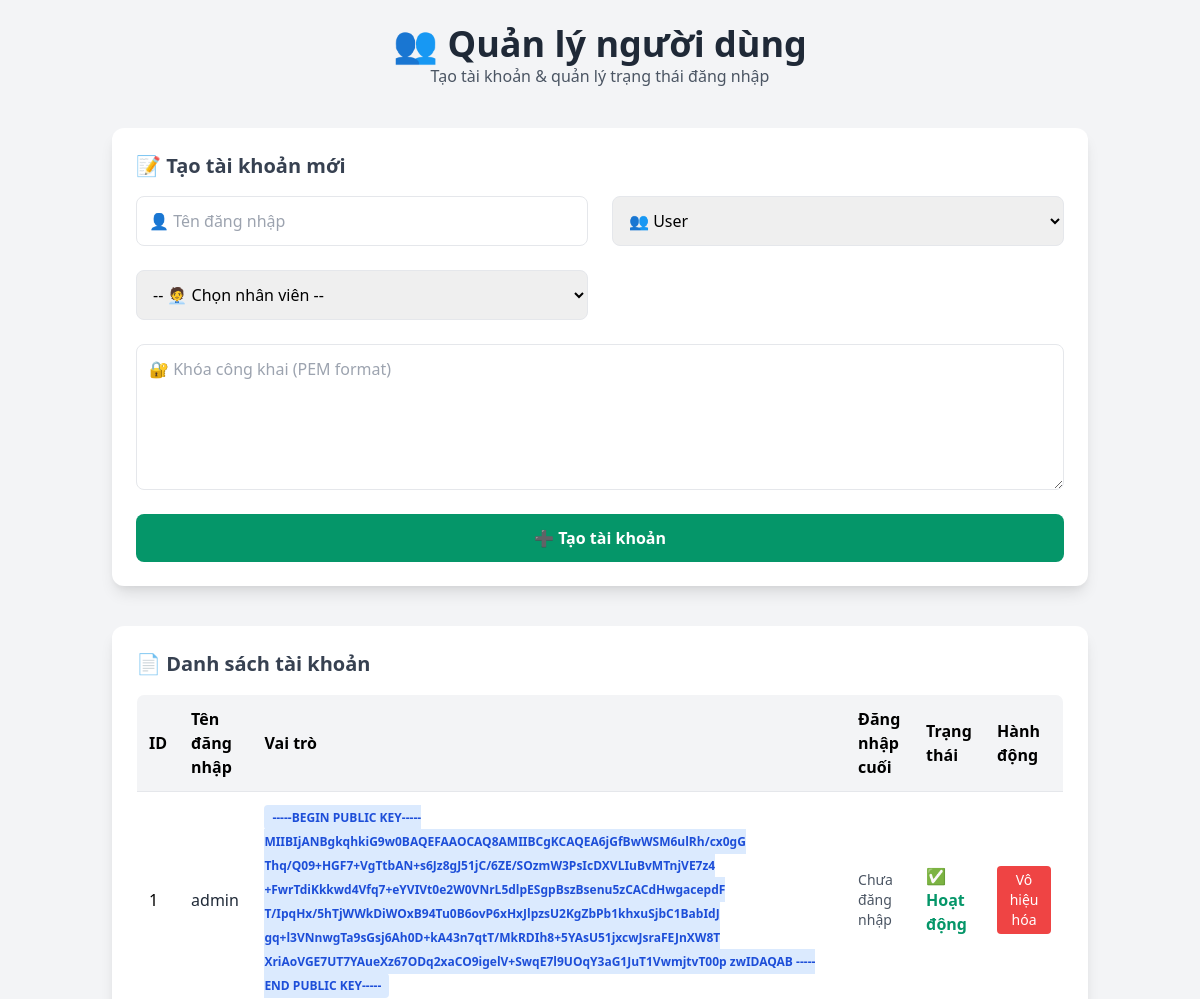
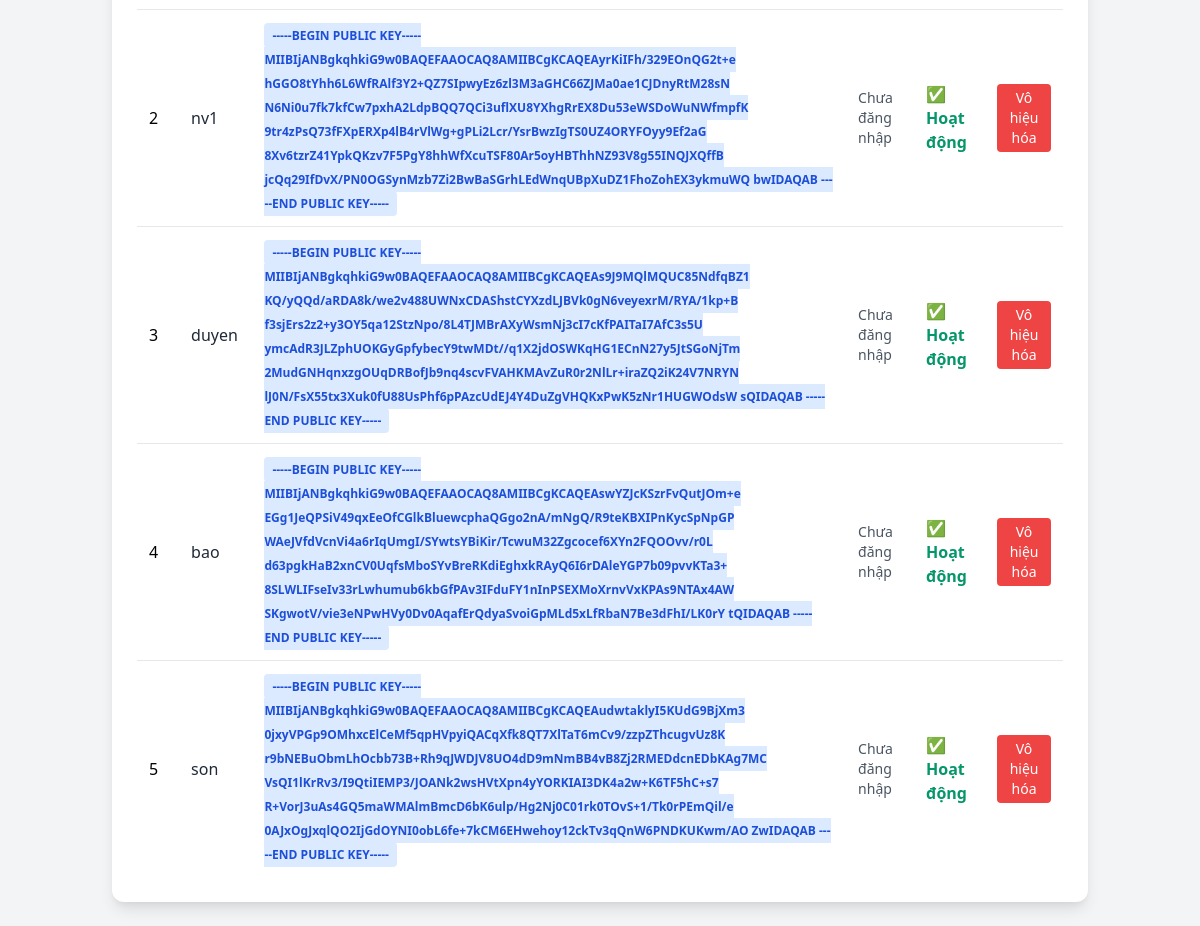
The page /user_management (signed in) on the database as committed earlier (2 pictures, top to bottom).
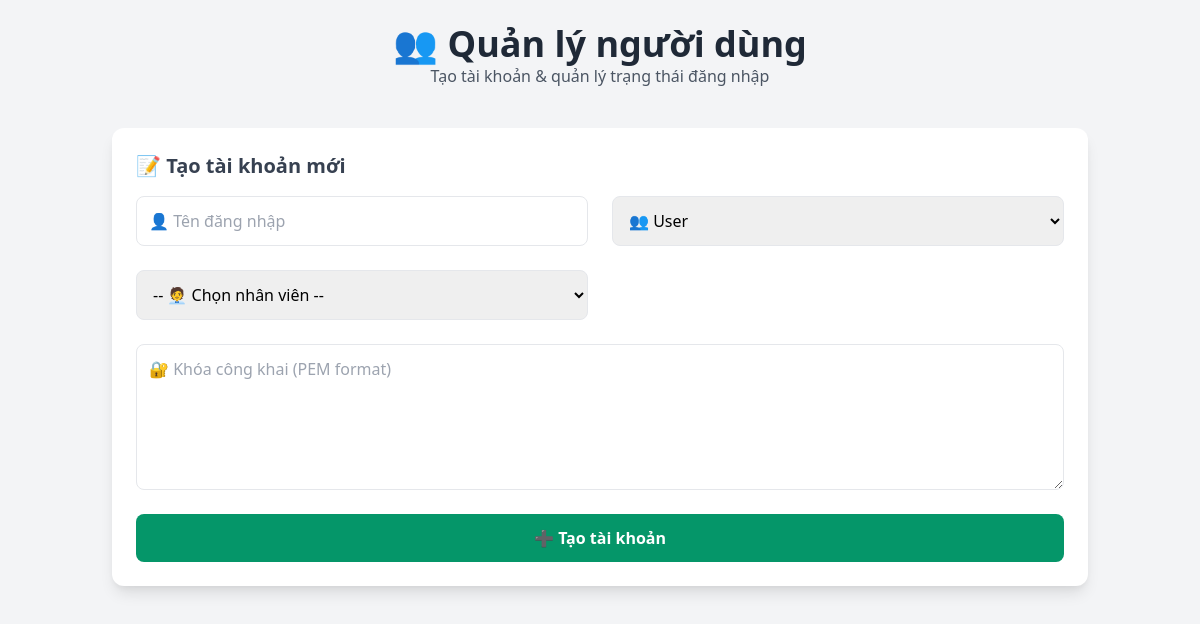
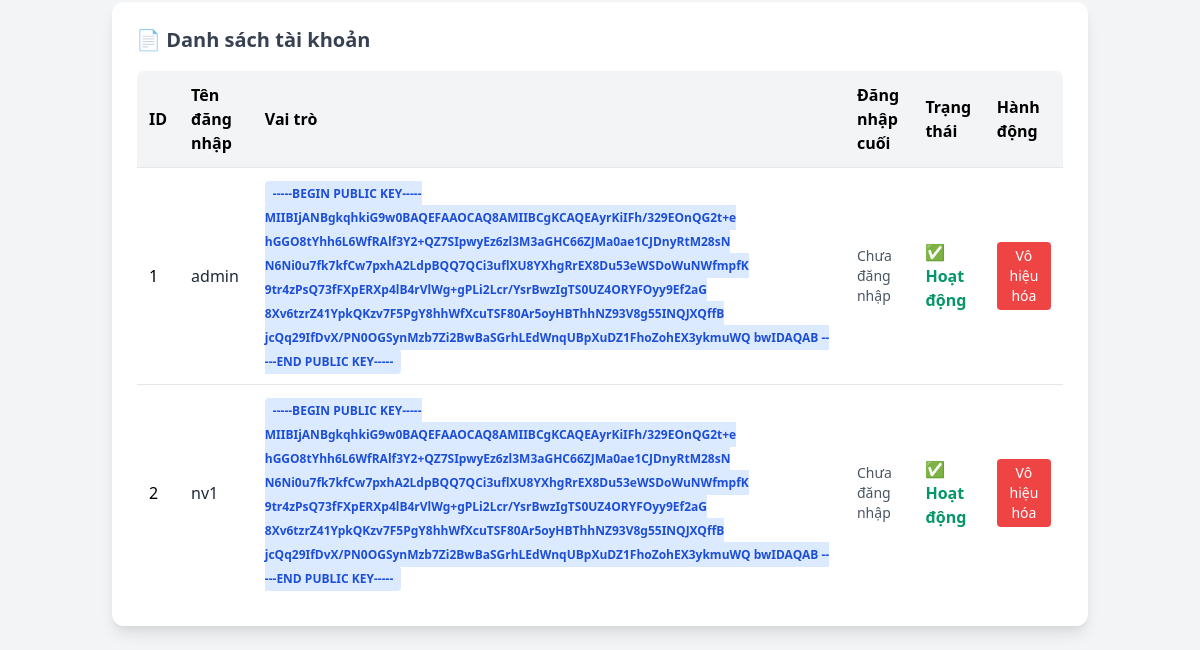
The same page on the database as committed later (2 pictures, top to bottom).
### tables this page shows
CREATE TABLE users (
            id INTEGER PRIMARY KEY,
            username TEXT UNIQUE,
            public_key TEXT,
            role TEXT DEFAULT 'user',
            last_login TIMESTAMP,
            is_active BOOLEAN DEFAULT 1,
            employee_id INTEGER,
            FOREIGN KEY (employee_id) REFERENCES employees(id)
        );

### app.py (the view)
    def decorated_function(*args, **kwargs):
        if 'user_id' not in session or session.get('role') != 'admin':
            flash('Bạn không có quyền truy cập trang này', 'error')
            return redirect(url_for('index'))
        return f(*args, **kwargs)

### app.py (called while the page is built)
def admin_required(f):
    def decorated_function(*args, **kwargs):
        if 'user_id' not in session or session.get('role') != 'admin':
            flash('Bạn không có quyền truy cập trang này', 'error')
            return redirect(url_for('index'))
        return f(*args, **kwargs)
    decorated_function.__name__ = f.__name__
    return decorated_function

@app.route('/user_management')
@admin_required
def user_manager():
    conn = sqlite3.connect('payroll.db')
    c = conn.cursor()
    c.execute("SELECT id, name FROM employees")
    employees = c.fetchall()
    c.execute("SELECT * FROM users")
    users = c.fetchall()
    conn.close()
    return render_template('user_management.html', users=users, employees=employees)

### templates/user_management.html (shortened to what this page needs)
<!DOCTYPE html>
<html lang="vi">
<head>
  <link href="https://cdn.jsdelivr.net/npm/tailwindcss@2.2.19/dist/tailwind.min.css" rel="stylesheet"/>
</head>
<body class="bg-gray-100 min-h-screen">
  <div class="container mx-auto p-6">
    <div class="text-center mb-10">
      <h1 class="text-4xl font-bold text-gray-800">👥 Quản lý người dùng</h1>
      <p class="text-gray-600">Tạo tài khoản & quản lý trạng thái đăng nhập</p>
    </div>
    <div class="bg-white p-6 rounded-xl shadow-lg mb-10">
      <h2 class="text-xl font-semibold text-gray-700 mb-4">📝 Tạo tài khoản mới</h2>
      <form id="create-user-form" class="grid grid-cols-1 md:grid-cols-2 gap-6">
        <input type="text" name="username" placeholder="👤 Tên đăng nhập" required class="p-3 border rounded-lg"/>
        <select name="role" class="p-3 border rounded-lg" required>
          <option value="user">👥 User</option>
        </select>
        <select name="employee_id" class="p-3 border rounded-lg" required>
          <option value="">-- 🧑‍💼 Chọn nhân viên --</option>
        </select>
        <textarea name="public_key" placeholder="🔐 Khóa công khai (PEM format)" rows="5" class="p-3 border rounded-lg md:col-span-2" required></textarea>
        <button type="submit" class="bg-green-600 hover:bg-green-700 text-white font-semibold py-3 px-6 rounded-lg transition md:col-span-2">
          ➕ Tạo tài khoản
        </button>
      </form>
    </div>
    <div class="bg-white p-6 rounded-xl shadow-lg">
      <h2 class="text-xl font-semibold text-gray-700 mb-4">📄 Danh sách tài khoản</h2>
      <div class="overflow-x-auto">
        <table class="min-w-full table-auto border border-gray-200 rounded-lg overflow-hidden">
          <thead class="bg-gray-100">
            <tr>
              <th class="p-3 text-left">ID</th>
              <th class="p-3 text-left">Tên đăng nhập</th>
              <th class="p-3 text-left">Vai trò</th>
              <th class="p-3 text-left">Đăng nhập cuối</th>
              <th class="p-3 text-left">Trạng thái</th>
              <th class="p-3 text-left">Hành động</th>
            </tr>
          </thead>
          <tbody class="bg-white">
            {% for user in users %}
              <tr class="border-t hover:bg-gray-50">
                <td class="p-3">{{ user[0] }}</td>
                <td class="p-3 font-medium text-gray-800">{{ user[1] }}</td>
                <td class="p-3">
                  <span class="px-2 py-1 rounded text-xs font-semibold
                    {% if user[2] == 'admin' %}bg-red-100 text-red-700{% else %}bg-blue-100 text-blue-700{% endif %}">
                    {{ user[2] }}
                  </span>
                </td>
                <td class="p-3 text-sm text-gray-600">{{ user[4] or 'Chưa đăng nhập' }}</td>
                <td class="p-3">
                  {% if user[5] %}
                    <span class="text-green-600 font-semibold">✅ Hoạt động</span>
                  {% else %}
                    <span class="text-red-600 font-semibold">❌ Vô hiệu</span>
                  {% endif %}
                </td>
                <td class="p-3">
                  {% if user[5] %}
                    <button onclick="deactivateUser({{ user[0] }})"
                      class="bg-red-500 hover:bg-red-600 text-white px-3 py-1 rounded text-sm transition">
                      Vô hiệu hóa
                    </button>
                  {% endif %}
                </td>
              </tr>
            {% endfor %}
          </tbody>
        </table>
      </div>
    </div>
  </div>
</body>
</html>

Rows that differ between the two databases and show on the page:
removed users: id "3", username "duyen", public_key "-----BEGIN PUBLIC KEY----- MIIBIjANBgkqhkiG9w0BAQEFAAOCAQ8AMIIBCgKCAQEAs9J9MQlMQUC85NdfqBZ1 KQ/yQQd/aRDA8k/we2v488UWNxCDAShstCYXzdLJBVk0gN6veyexrM/RYA/1kp+B f3sjErs2z2+y3OY5qa12StzNpo/8L4TJMBrAXyWsmNj3cI7cKfPAITaI7AfC3s5U ymcAdR3JLZphUOKGyGpfybecY9twMDt//q1X2jdOSWKqHG1ECnN27y5JtSGoNjTm 2MudGNHqnxzgOUqDRBofJb9nq4scvFVAHKMAvZuR0r2NlLr+iraZQ2iK24V7NRYN lJ0N/FsX55tx3Xuk0fU88UsPhf6pPAzcUdEJ4Y4DuZgVHQKxPwK5zNr1HUGWOdsW sQIDAQAB -----END PUBLIC KEY-----", user "Chưa đăng nhập", is_active "✅ Hoạt động"
removed users: id "4", username "bao", public_key "-----BEGIN PUBLIC KEY----- MIIBIjANBgkqhkiG9w0BAQEFAAOCAQ8AMIIBCgKCAQEAswYZJcKSzrFvQutJOm+e EGg1JeQPSiV49qxEeOfCGlkBluewcphaQGgo2nA/mNgQ/R9teKBXIPnKycSpNpGP WAeJVfdVcnVi4a6rIqUmgI/SYwtsYBiKir/TcwuM32Zgcocef6XYn2FQOOvv/r0L d63pgkHaB2xnCV0UqfsMboSYvBreRKdiEghxkRAyQ6I6rDAleYGP7b09pvvKTa3+ 8SLWLIFseIv33rLwhumub6kbGfPAv3IFduFY1nInPSEXMoXrnvVxKPAs9NTAx4AW SKgwotV/vie3eNPwHVy0Dv0AqafErQdyaSvoiGpMLd5xLfRbaN7Be3dFhI/LK0rY tQIDAQAB -----END PUBLIC KEY-----", user "Chưa đăng nhập", is_active "✅ Hoạt động"
removed users: id "5", username "son", public_key "-----BEGIN PUBLIC KEY----- MIIBIjANBgkqhkiG9w0BAQEFAAOCAQ8AMIIBCgKCAQEAudwtaklyI5KUdG9BjXm3 0jxyVPGp9OMhxcElCeMf5qpHVpyiQACqXfk8QT7XlTaT6mCv9/zzpZThcugvUz8K r9bNEBuObmLhOcbb73B+Rh9qJWDJV8UO4dD9mNmBB4vB8Zj2RMEDdcnEDbKAg7MC VsQI1lKrRv3/I9QtiIEMP3/JOANk2wsHVtXpn4yYORKIAI3DK4a2w+K6TF5hC+s7 R+VorJ3uAs4GQ5maWMAlmBmcD6bK6ulp/Hg2Nj0C01rk0TOvS+1/Tk0rPEmQil/e 0AJxOgJxqlQO2IjGdOYNI0obL6fe+7kCM6EHwehoy12ckTv3qQnW6PNDKUKwm/AO ZwIDAQAB -----END PUBLIC KEY-----", user "Chưa đăng nhập", is_active "✅ Hoạt động"
changed users "admin": public_key "-----BEGIN PUBLIC KEY----- MIIBIjANBgkqhkiG9w0BAQEFAAOCAQ8AMIIBCgKCAQEA6jGfBwWSM6ulRh/cx0gG Thq/Q09+HGF7+VgTtbAN+s6Jz8gJ51jC/6ZE/SOzmW3PsIcDXVLIuBvMTnjVE7z4 +FwrTdiKkkwd4Vfq7+eYVIVt0e2W0VNrL5dlpESgpBszBsenu5zCACdHwgacepdF T/IpqHx/5hTjWWkDiWOxB94Tu0B6ovP6xHxJlpzsU2KgZbPb1khxuSjbC1BabIdJ gq+l3VNnwgTa9sGsj6Ah0D+kA43n7qtT/MkRDIh8+5YAsU51jxcwJsraFEJnXW8T XriAoVGE7UT7YAueXz67ODq2xaCO9igelV+SwqE7l9UOqY3aG1JuT1VwmjtvT00p zwIDAQAB -----END PUBLIC KEY-----" → "-----BEGIN PUBLIC KEY----- MIIBIjANBgkqhkiG9w0BAQEFAAOCAQ8AMIIBCgKCAQEAyrKiIFh/329EOnQG2t+e hGGO8tYhh6L6WfRAlf3Y2+QZ7SIpwyEz6zl3M3aGHC66ZJMa0ae1CJDnyRtM28sN N6Ni0u7fk7kfCw7pxhA2LdpBQQ7QCi3uflXU8YXhgRrEX8Du53eWSDoWuNWfmpfK 9tr4zPsQ73fFXpERXp4lB4rVlWg+gPLi2Lcr/YsrBwzIgTS0UZ4ORYFOyy9Ef2aG 8Xv6tzrZ41YpkQKzv7F5PgY8hhWfXcuTSF80Ar5oyHBThhNZ93V8g55INQJXQffB jcQq29IfDvX/PN0OGSynMzb7Zi2BwBaSGrhLEdWnqUBpXuDZ1FhoZohEX3ykmuWQ bwIDAQAB -----END PUBLIC KEY-----"
